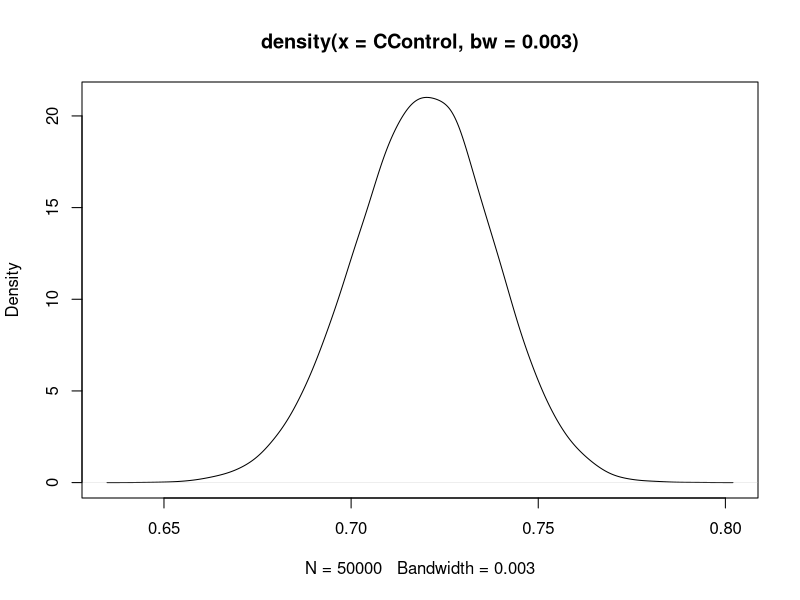
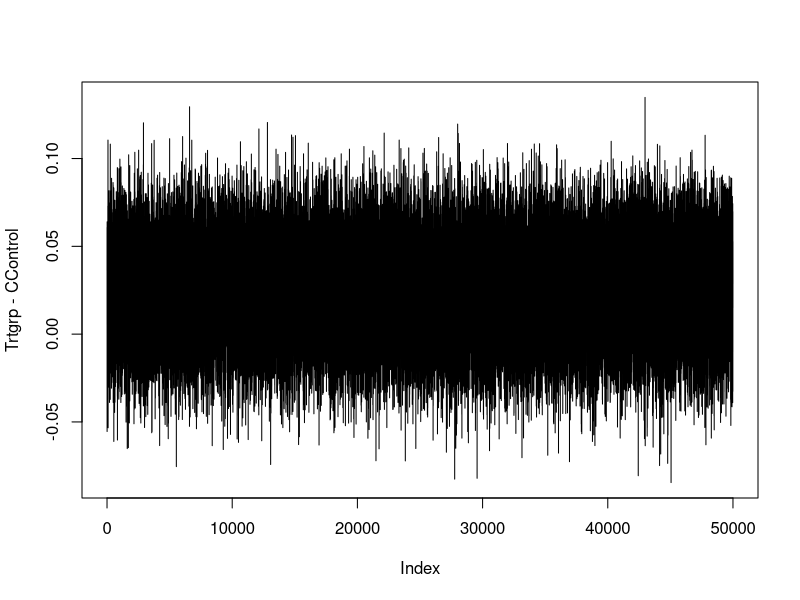
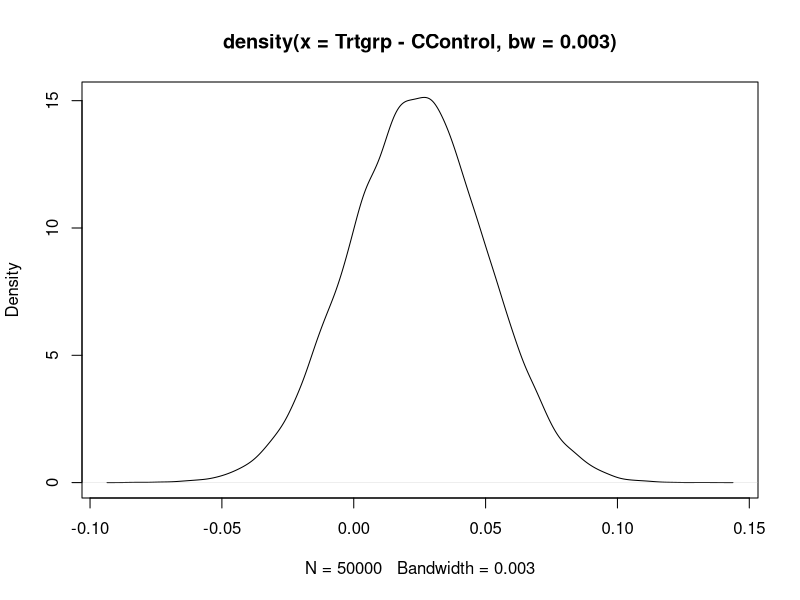
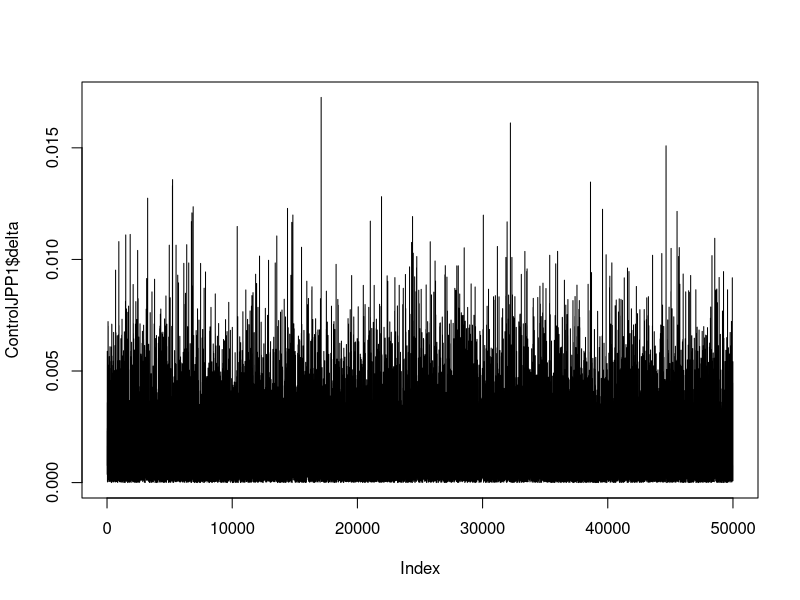
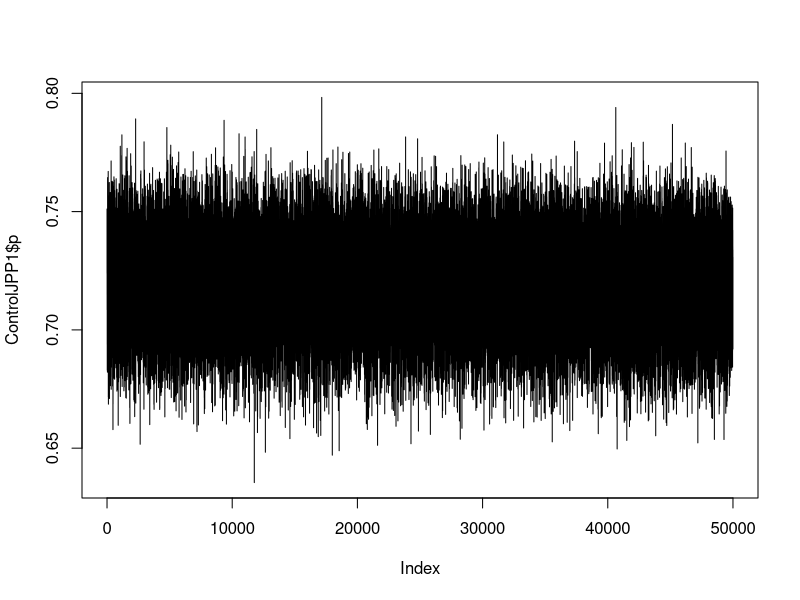
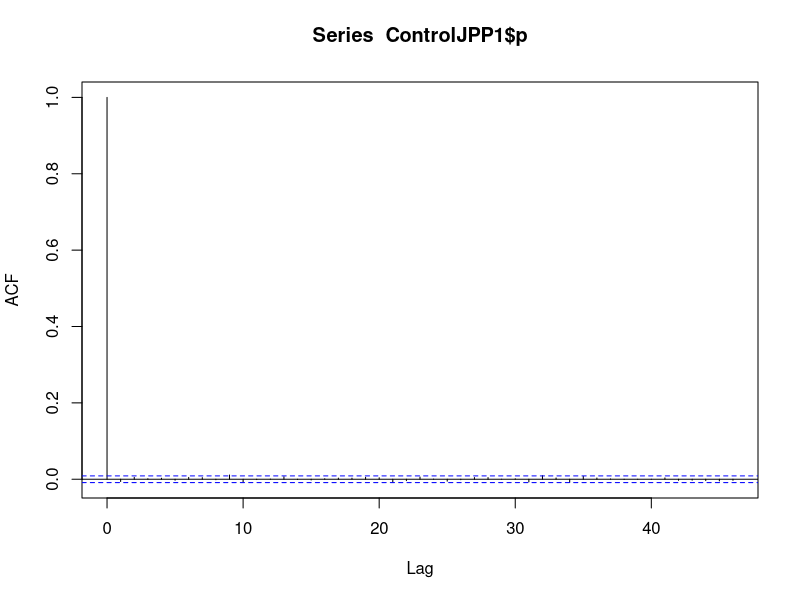
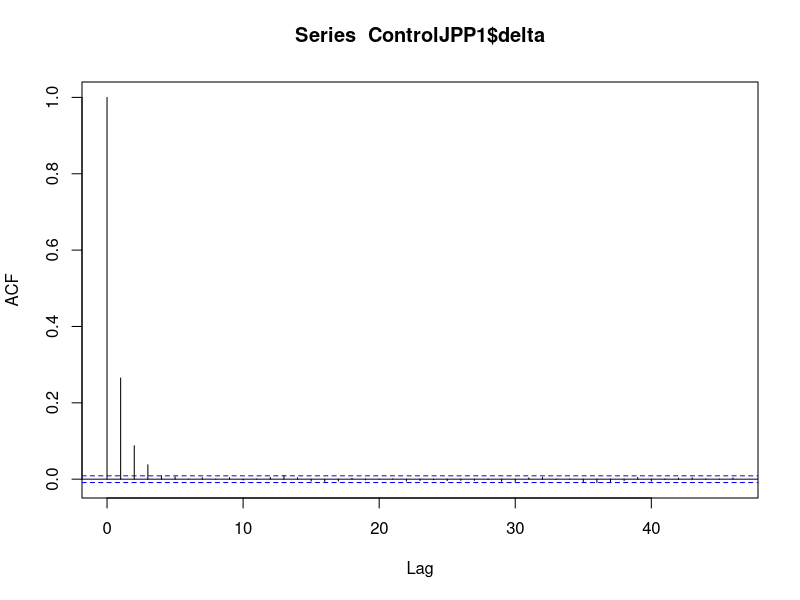
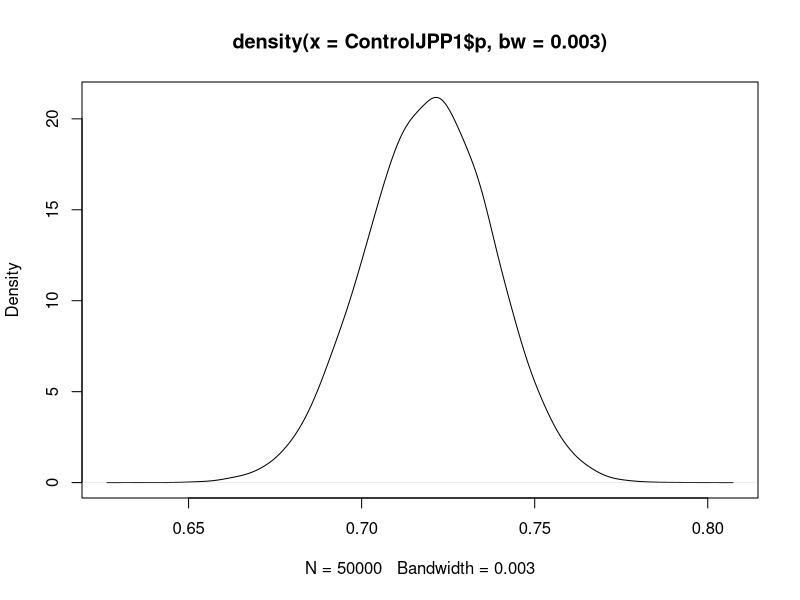

The R script that drew these images, in order: (Note: a time limit stopped this script after it produced the figures.)
#################################################################################################
#################################################################################################
#### Example 2: Normalized Power Prior in Borrowing Historical Control Data in Vaccine Trial ####
#### Binary Endpoints (response, non-response)                                               ####
#################################################################################################
#################################################################################################

## Calculate the (empirical) HPD from posterior sample
## Source: package TeachingDemos
emp.hpd <- function(x, conf=0.95){
  conf <- min(conf, 1-conf)
  n <- length(x)
  nn <- round( n*conf )
  x <- sort(x)
  xx <- x[ (n-nn+1):n ] - x[1:nn]
  m <- min(xx)
  nnn <- which(xx==m)[1]
  return( c( x[ nnn ], x[ n-nn+nnn ] ) )
}

###########################################################################################
#### Original Joint Power Prior Posterior Sampling Function for Bernoulli Data
#### Use likelihood as Product of Bernoulli
###########################################################################################
BerJPP1_MCMC <- function(Data.Cur = c(100, 50), Data.Hist = c(100, 50), 
                         prior = list(p.alpha = 1, p.beta = 1, 
                                      delta.alpha = 1, delta.beta = 1), 
                         MCMCmethod = 'IND', rw.logit.delta = 0.1, 
                         ind.delta.alpha= 1, ind.delta.beta= 1, nsample = 5000, 
                         control.mcmc = list(delta.ini = NULL, burnin = 0, thin = 1))
{
  
  y0 <- Data.Hist[2]; n0 <- Data.Hist[1]
  y1 <- Data.Cur[2]; n1 <- Data.Cur[1]
  
  
  LogPostBerDelta <- function(x){
    lbeta(x*y0 + y1 + prior$p.alpha, x*(n0-y0)+n1-y1+prior$p.beta)+
      (prior$delta.alpha-1)*log(x)+(prior$delta.beta-1)*log(1-x)
  }
  
  if(is.null(control.mcmc$delta.ini)) delta.ini = 0.5
  delta_cur <- delta.ini
  delta <- rep(delta.ini, nsample)
  counter <- 0
  niter <- nsample*control.mcmc$thin + control.mcmc$burnin
  
  for (i in 1:niter){
    ### Update delta with RW MH for Logit delta
    if(MCMCmethod == 'RW'){
      lgdelta_cur <- log(delta_cur/(1-delta_cur))
      lgdelta_prop <- rnorm(1, mean = lgdelta_cur, sd = sqrt(rw.logit.delta))
      delta_prop <- exp(lgdelta_prop)/(1+exp(lgdelta_prop))
      
      llik.prop <- LogPostBerDelta(delta_prop)
      llik.cur <- LogPostBerDelta(delta_cur)
      
      logr <- min(0, (llik.prop-llik.cur+log(delta_prop)+log(1-delta_prop)-log(delta_cur)-log(1-delta_cur)))
    }
    if(MCMCmethod == 'IND'){
      delta_prop <- rbeta(1, shape1 = ind.delta.alpha, shape2 = ind.delta.beta)
      llik.prop <- LogPostBerDelta(delta_prop)
      llik.cur <- LogPostBerDelta(delta_cur)
      
      logr <- min(0, (llik.prop-llik.cur+
                        dbeta(delta_cur, shape1 = ind.delta.alpha, shape2 = ind.delta.beta, log = TRUE) -
                        dbeta(delta_prop, shape1 = ind.delta.alpha, shape2 = ind.delta.beta, log = TRUE)))
    }
    
    if(runif(1) <= exp(logr)){
      delta_cur = delta_prop; counter = counter+1
    }
    
    if( i > control.mcmc$burnin & (i-control.mcmc$burnin)%%control.mcmc$thin==0) {
      delta[(i-control.mcmc$burnin)/control.mcmc$thin] <- delta_cur
    }
  }
  
  # Generate lambda conditional on delta 
  p <- rbeta(nsample, shape1 = delta*y0+y1+prior$p.alpha, 
             shape2 = delta*(n0-y0)+(n1-y1)+prior$p.beta)    
  meanp <- mean(p)
  D <- -2*(y1*log(p)+(n1-y1)*log(1-p))
  Dpbar <- -2*(y1*log(meanp)+(n1-y1)*log(1-meanp))
  DIC <- 2*mean(D)-Dpbar
  
  return(list(p = p, delta = delta, acceptrate = counter/niter, DIC = DIC))
}

###########################################################################################
#### Original Joint Power Prior Posterior Sampling Function for Bernoulli Data
#### Use binomial likelihood (including the (n choose x) constant)
###########################################################################################
BerJPP2_MCMC <- function(Data.Cur = c(100, 50), Data.Hist = c(100, 50), 
                         prior = list(p.alpha = 1, p.beta = 1, 
                                      delta.alpha = 1, delta.beta = 1), 
                         MCMCmethod = 'IND', rw.logit.delta = 0.1, 
                         ind.delta.alpha= 1, ind.delta.beta= 1, nsample = 5000, 
                         control.mcmc = list(delta.ini = NULL, burnin = 0, thin = 1))
{
  
  y0 <- Data.Hist[2]; n0 <- Data.Hist[1]
  y1 <- Data.Cur[2]; n1 <- Data.Cur[1]
  
  LogPostBerDelta <- function(x){
      x*lchoose(n0, y0)+  
      lbeta(x*y0 + y1 + prior$p.alpha, x*(n0-y0)+n1-y1+prior$p.beta)+
      (prior$delta.alpha-1)*log(x)+(prior$delta.beta-1)*log(1-x)
  }
  
  if(is.null(control.mcmc$delta.ini)) delta.ini = 0.5
  delta_cur <- delta.ini
  delta <- rep(delta.ini, nsample)
  counter <- 0
  niter <- nsample*control.mcmc$thin + control.mcmc$burnin
  
  for (i in 1:niter){
    ### Update delta with RW MH for Logit delta
    if(MCMCmethod == 'RW'){
      lgdelta_cur <- log(delta_cur/(1-delta_cur))
      lgdelta_prop <- rnorm(1, mean = lgdelta_cur, sd = sqrt(rw.logit.delta))
      delta_prop <- exp(lgdelta_prop)/(1+exp(lgdelta_prop))
      
      llik.prop <- LogPostBerDelta(delta_prop)
      llik.cur <- LogPostBerDelta(delta_cur)
      
      logr <- min(0, (llik.prop-llik.cur+log(delta_prop)+log(1-delta_prop)-log(delta_cur)-log(1-delta_cur)))
    }
    if(MCMCmethod == 'IND'){
      delta_prop <- rbeta(1, shape1 = ind.delta.alpha, shape2 = ind.delta.beta)
      llik.prop <- LogPostBerDelta(delta_prop)
      llik.cur <- LogPostBerDelta(delta_cur)
      
      logr <- min(0, (llik.prop-llik.cur+
                        dbeta(delta_cur, shape1 = ind.delta.alpha, shape2 = ind.delta.beta, log = TRUE) -
                        dbeta(delta_prop, shape1 = ind.delta.alpha, shape2 = ind.delta.beta, log = TRUE)))
    }
    
    if(runif(1) <= exp(logr)){
      delta_cur = delta_prop; counter = counter+1
    }
    
    if( i > control.mcmc$burnin & (i-control.mcmc$burnin)%%control.mcmc$thin==0) {
      delta[(i-control.mcmc$burnin)/control.mcmc$thin] <- delta_cur
    }
  }
  # Generate lambda conditional on delta 
  p <- rbeta(nsample, shape1 = delta*y0+y1+prior$p.alpha, 
             shape2 = delta*(n0-y0)+(n1-y1)+prior$p.beta)    
  meanp <- mean(p)
  D <- -2*(y1*log(p)+(n1-y1)*log(1-p))
  Dpbar <- -2*(y1*log(meanp)+(n1-y1)*log(1-meanp))
  DIC <- 2*mean(D)-Dpbar
  
  return(list(p = p, delta = delta, acceptrate = counter/niter, DIC = DIC))
}

###########################################################################################
#### Normalized Power Prior Posterior Sampling Function for Bernoulli Data
###########################################################################################
BerNPP_MCMC <- function(Data.Cur = c(100, 50), Data.Hist = c(100, 50), 
                        CompStat = list(y0 = NULL, n0 = NULL, y1 = NULL, n1 = NULL), 
                        prior = list(p.alpha = 1, p.beta = 1, 
                                     delta.alpha = 1, delta.beta = 1), 
                        MCMCmethod = 'IND', rw.logit.delta = 0.1, 
                        ind.delta.alpha = 1, ind.delta.beta = 1, nsample = 5000, 
                        control.mcmc = list(delta.ini = NULL, burnin = 0, thin = 1))
{
  if(missing(CompStat)){
    y0 <- Data.Hist[2]; n0 <- Data.Hist[1]
    y1 <- Data.Cur[2]; n1 <- Data.Cur[1]
  }else{
    y0 <- CompStat$y0
    n0 <- CompStat$n0
    y1 <- CompStat$y1
    n1 <- CompStat$n1
  }

  LogPostBerDelta <- function(x){
    lbeta(x*y0 + y1 + prior$p.alpha, x*(n0-y0)+n1-y1+prior$p.beta) -
      lbeta(x*y0 + prior$p.alpha, x*(n0-y0) + prior$p.beta) + 
      (prior$delta.alpha-1)*log(x)+(prior$delta.beta-1)*log(1-x)
  }
  
  if(is.null(control.mcmc$delta.ini)) delta.ini = 0.5
  delta_cur <- delta.ini
  delta <- rep(delta.ini, nsample)
  counter <- 0
  niter <- nsample*control.mcmc$thin + control.mcmc$burnin
  
  for (i in 1:niter){
    ### Update delta with RW MH for Logit delta
    if(MCMCmethod == 'RW'){
      lgdelta_cur <- log(delta_cur/(1-delta_cur))
      lgdelta_prop <- rnorm(1, mean = lgdelta_cur, sd = sqrt(rw.logit.delta))
      delta_prop <- exp(lgdelta_prop)/(1+exp(lgdelta_prop))
      
      llik.prop <- LogPostBerDelta(delta_prop)
      llik.cur <- LogPostBerDelta(delta_cur)
      
      logr <- min(0, (llik.prop-llik.cur+log(delta_prop)+log(1-delta_prop)-log(delta_cur)-log(1-delta_cur)))
    }
    if(MCMCmethod == 'IND'){
      delta_prop <- rbeta(1, shape1 = ind.delta.alpha, shape2 = ind.delta.beta)
      llik.prop <- LogPostBerDelta(delta_prop)
      llik.cur <- LogPostBerDelta(delta_cur)
      
      logr <- min(0, (llik.prop-llik.cur+
                        dbeta(delta_cur, shape1 = ind.delta.alpha, shape2 = ind.delta.beta, log = TRUE) -
                        dbeta(delta_prop, shape1 = ind.delta.alpha, shape2 = ind.delta.beta, log = TRUE)))}
    
    if(runif(1) <= exp(logr)){
      delta_cur = delta_prop; counter = counter+1
    }
    
    if( i > control.mcmc$burnin & (i-control.mcmc$burnin)%%control.mcmc$thin==0) {
      delta[(i-control.mcmc$burnin)/control.mcmc$thin] <- delta_cur
    }
  }
  # Generate lambda conditional on delta 
  p <- rbeta(nsample, shape1 = delta*y0+y1+prior$p.alpha, 
             shape2 = delta*(n0-y0)+(n1-y1)+prior$p.beta)    
  meanp <- mean(p)
  D <- -2*(y1*log(p)+(n1-y1)*log(1-p))
  Dpbar <- -2*(y1*log(meanp)+(n1-y1)*log(1-meanp))
  DIC <- 2*mean(D)-Dpbar
  return(list(p = p, delta = delta, acceptrate = counter/niter, DIC = DIC))
}


###########################################################################################
#### Original Joint Power Prior, Log-Posterior Densities on a Grid for Bernoulli Data
#### Use likelihood as Product of Bernoulli
###########################################################################################
LPDeltaBerJPP1 <- function(Data.Cur, Data.Hist, npoints = 1000, 
                           CompStat = list(y0 = NULL, n0 = NULL, y1 = NULL, n1 = NULL), 
                           prior = list(p.alpha = 1, p.beta = 1, 
                                        delta.alpha = 1, delta.beta = 1))
{
  if(missing(CompStat)){
    y0 <- Data.Hist[2]; n0 <- Data.Hist[1]
    y1 <- Data.Cur[2]; n1 <- Data.Cur[1]
  }else{
    y0 <- CompStat$y0
    n0 <- CompStat$n0
    y1 <- CompStat$y1
    n1 <- CompStat$n1
  }
  x <- seq(.Machine$double.eps, 1-.Machine$double.eps, length = npoints)
  propDen <- lbeta(x*y0 + y1 + prior$p.alpha, x*(n0-y0)+n1-y1+prior$p.beta)+
    (prior$delta.alpha-1)*log(x)+(prior$delta.beta-1)*log(1-x)
  return(data.frame(x = x, logden = propDen))
}

###########################################################################################
#### Original Joint Power Prior, Log-Posterior Densities on a Grid for Bernoulli Data
#### Use binomial likelihood (including the (n choose x) constant)
###########################################################################################
LPDeltaBerJPP2 <- function(Data.Cur, Data.Hist, npoints = 1000, 
                           CompStat = list(y0 = NULL, n0 = NULL, y1 = NULL, n1 = NULL), 
                           prior = list(p.alpha = 1, p.beta = 1, 
                                        delta.alpha = 1, delta.beta = 1))
{
  if(missing(CompStat)){
    y0 <- Data.Hist[2]; n0 <- Data.Hist[1]
    y1 <- Data.Cur[2]; n1 <- Data.Cur[1]
  }else{
    y0 <- CompStat$y0
    n0 <- CompStat$n0
    y1 <- CompStat$y1
    n1 <- CompStat$n1
  }
  x <- seq(.Machine$double.eps, 1-.Machine$double.eps, length = npoints)
  propDen <- lbeta(x*y0 + y1 + prior$p.alpha, x*(n0-y0)+n1-y1+prior$p.beta)+
    x*lchoose(n0, y0)+
    (prior$delta.alpha-1)*log(x)+(prior$delta.beta-1)*log(1-x)
  return(data.frame(x = x, logden = propDen))
}


###########################################################################################
#### Normalized Power Prior, Log-Posterior Densities on a Grid for Bernoulli Data
###########################################################################################
LPDeltaBerNPP <- function(Data.Cur, Data.Hist, npoints = 1000, 
                          CompStat = list(y0 = NULL, n0 = NULL, y1 = NULL, n1 = NULL), 
                          prior = list(p.alpha = 1, p.beta = 1, 
                                       delta.alpha = 1, delta.beta = 1))
{
  if(missing(CompStat)){
    y0 <- Data.Hist[2]; n0 <- Data.Hist[1]
    y1 <- Data.Cur[2]; n1 <- Data.Cur[1]
  }else{
    y0 <- CompStat$y0
    n0 <- CompStat$n0
    y1 <- CompStat$y1
    n1 <- CompStat$n1
  }
  x <- seq(.Machine$double.eps, 1-.Machine$double.eps, length = npoints)
  propDen <- lbeta(x*y0 + y1 + prior$p.alpha, x*(n0-y0)+n1-y1+prior$p.beta)-
    lbeta(x*y0 + prior$p.alpha, x*(n0-y0) + prior$p.beta) + 
    (prior$delta.alpha-1)*log(x)+(prior$delta.beta-1)*log(1-x)
  return(data.frame(x = x, logden = propDen))
}


###########################################################################################
#### Start the model fitting ####
###########################################################################################

### Historical Control 1: y01 = 417; N = 576
### Historical Control 2: y02 = 90; N = 111
### Historical Control 3: y03 = 49; N = 62
### Historical Control 4: y04 = 376; N = 487
### Total Historical Control: y = 932; N = 1236
### Current Control: y1 = 426; N = 592
### Current Test: y = 415; N = 558

#### Using Jeffrey's Prior, to get the Posterior of the Treatment Group
set.seed(4321)
Trtgrp <- rbeta(50000, shape1 = 1/2+415, shape2 = 1/2+558-415)


###########################################################################################
#### If no borrowing, with Jeffrey's prior for p
###########################################################################################
set.seed(1234567)
CControl <- rbeta(50000, shape1 = 1/2+426, shape2 = 1/2+592-426)

#### Estimates
round(100*mean(CControl),2)  #71.92%
plot(density(CControl, 0.003)) 

#### 95% HPD for treatment vs control: p_t- p_c
plot(Trtgrp - CControl, type = 'l')
plot(density(Trtgrp - CControl, 0.003))
round(100*quantile(Trtgrp - CControl, c(0.025, 0.975)),2)  # -2.72, 7.49 for equal-tail Credible Interval
round(100*emp.hpd(Trtgrp - CControl, conf = 0.95), 2)      # -2.61, 7.58 for 95% HPD 



###########################################################################################
#### If we use joint power prior, with product of Bernoulli likelihood
###########################################################################################
set.seed(12345)
ControlJPP1 <- BerJPP1_MCMC(Data.Cur = c(592, 426), Data.Hist = c(1236, 932), 
                            prior = list(p.alpha = 0.5, p.beta = 0.5, delta.alpha = 1, delta.beta = 1), 
                            MCMCmethod = 'RW', rw.logit.delta = 1, 
                            ind.delta.alpha= 1, ind.delta.beta= 1, nsample = 50000,
                            control.mcmc = list(delta.ini = NULL, burnin = 2000, thin = 5))

#### Model Fitting Checking; converged well
plot(ControlJPP1$delta, type = 'l')
plot(ControlJPP1$p, type = 'l')
acf(ControlJPP1$p)
acf(ControlJPP1$delta)

#### Estimates
round(100*mean(ControlJPP1$p), 2)         # 71.93%
round(mean(ControlJPP1$delta), 3)         # 0.001
plot(density(ControlJPP1$p, 0.003)) 
plot(density(ControlJPP1$delta, 0.0001))

#### 95% Credible Intervals for treatment vs control: p_t- p_c
plot(Trtgrp - ControlJPP1$p, type = 'l')
plot(density(Trtgrp - ControlJPP1$p, 0.003))
100*mean(Trtgrp - ControlJPP1$p)  
round(100*quantile(Trtgrp - ControlJPP1$p, c(0.025, 0.975)), 2)  # -2.70, 7.51 for equal-tail Credible Interval
round(100*emp.hpd(Trtgrp - ControlJPP1$p, conf = 0.95), 2)       # -2.89, 7.31 for 95% HPD  

#### Posterior Mode 
JPP1postLik <- LPDeltaBerJPP1(Data.Cur = c(592, 426), Data.Hist = c(1236, 932), npoints = 5000, 
                              prior = list(p.alpha = 0.5, p.beta = 0.5, delta.alpha = 1, delta.beta = 1))
round(JPP1postLik[which.max(JPP1postLik$logden), ][1], 3)        # 0




###########################################################################################
#### If we use the original power prior, using binomial likelihood 
#### Including the (N0 choose k0)^delta in the likelihood 
###########################################################################################
set.seed(123456)
ControlJPP2 <- BerJPP2_MCMC(Data.Cur = c(592, 426), Data.Hist = c(1236, 932), 
                      prior = list(p.alpha = 0.5, p.beta = 0.5, delta.alpha = 1, delta.beta = 1), 
                      MCMCmethod = 'RW', rw.logit.delta = 1, nsample = 50000,
                      control.mcmc = list(delta.ini = NULL, burnin = 2000, thin = 5))

#### Model Fitting Checking; converged well
plot(ControlJPP2$delta, type = 'l')
plot(ControlJPP2$p, type = 'l')
acf(ControlJPP2$p)
acf(ControlJPP2$delta)

#### Estimates
round(100*mean(ControlJPP2$p), 2)         # 72.68%
round(mean(ControlJPP2$delta), 3)         # 0.1656
plot(density(ControlJPP2$p, 0.003)) 
plot(density(ControlJPP2$delta, 0.01))

#### 95% Credible Interval for treatment vs control: p_t- p_c
plot(Trtgrp - ControlJPP2$p, type = 'l')
plot(density(Trtgrp - ControlJPP2$p, 0.003))
mean(Trtgrp - ControlJPP2$p)                   #0.165
round(100*quantile(Trtgrp - ControlJPP2$p, c(0.025, 0.975)), 2)  # -3.23, 6.62 for equal-tail Credible Interval
round(100*emp.hpd(Trtgrp - ControlJPP2$p, conf = 0.95), 2)       # -3.26, 6.59 for 95% HPD 

#### Posterior Mode
JPP2postLik <- LPDeltaBerJPP2(Data.Cur = c(592, 426), Data.Hist = c(1236, 932), npoints = 5000, 
                              prior = list(p.alpha = 0.5, p.beta = 0.5, delta.alpha = 1, delta.beta = 1))
round(JPP2postLik[which.max(JPP2postLik$logden), ][1], 3)  # 0




###########################################################################################
#### Using Normalized Power Prior to borrow historical control
###########################################################################################
set.seed(1234)
ControlNPP <- BerNPP_MCMC(Data.Cur = c(592, 426), Data.Hist = c(1236, 932), 
                          prior = list(p.alpha = 0.5, p.beta = 0.5, delta.alpha = 1, delta.beta = 1), 
                          MCMCmethod = 'RW', rw.logit.delta = 1, nsample = 50000,
                          control.mcmc = list(burnin = 2000, thin = 5))

#### Model Fitting Checking; converged well
plot(ControlNPP$delta, type = 'l')
plot(ControlNPP$p, type = 'l')
acf(ControlNPP$p)
acf(ControlNPP$delta)

#### Estimates
round(100*mean(ControlNPP$p), 2)              # 73.50%
round(mean(ControlNPP$delta), 3)              # 0.4817
plot(density(ControlNPP$p, 0.003))
plot(density(ControlNPP$delta, 0.1))

#### 95% Credible Intervals for treatment vs control: p_t- p_c
plot(Trtgrp - ControlNPP$p, type = 'l')
plot(density(Trtgrp - ControlNPP$p, 0.003))
mean(Trtgrp - ControlNPP$p)                   #0.0083
round(100*quantile(Trtgrp - ControlNPP$p, c(0.025, 0.975)), 2)  # -3.76, 5.54 for Equal Tail
round(100*emp.hpd(Trtgrp - ControlNPP$p, conf = 0.95), 2)       #-3.76 5.54 for HPD 

#### Posterior Mode
NPPpostLik <- LPDeltaBerNPP(Data.Cur = c(592, 426), Data.Hist = c(1236, 932), npoints = 5000, 
                            prior = list(p.alpha = 0.5, p.beta = 0.5, delta.alpha = 1, delta.beta = 1))
NPPpostLik[which.max(NPPpostLik$logden), ]
round(NPPpostLik[which.max(NPPpostLik$logden), ][1], 3)  # 0.181
